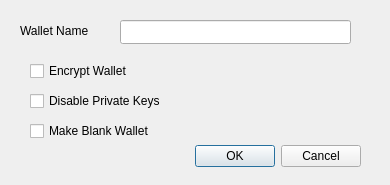
<?xml version="1.0" encoding="UTF-8"?>
<ui version="4.0">
 <class>CreateWalletDialog</class>
 <widget class="QDialog" name="CreateWalletDialog">
  <property name="geometry">
   <rect>
    <x>0</x>
    <y>0</y>
    <width>390</width>
    <height>185</height>
   </rect>
  </property>
  <property name="windowTitle">
   <string>Dialog</string>
  </property>
  <widget class="QDialogButtonBox" name="buttonBox">
   <property name="geometry">
    <rect>
     <x>20</x>
     <y>140</y>
     <width>341</width>
     <height>32</height>
    </rect>
   </property>
   <property name="orientation">
    <enum>Qt::Horizontal</enum>
   </property>
   <property name="standardButtons">
    <set>QDialogButtonBox::Cancel|QDialogButtonBox::Ok</set>
   </property>
  </widget>
  <widget class="QLineEdit" name="wallet_name_line_edit">
   <property name="geometry">
    <rect>
     <x>120</x>
     <y>20</y>
     <width>231</width>
     <height>24</height>
    </rect>
   </property>
  </widget>
  <widget class="QLabel" name="label">
   <property name="geometry">
    <rect>
     <x>20</x>
     <y>20</y>
     <width>101</width>
     <height>21</height>
    </rect>
   </property>
   <property name="text">
    <string>Wallet Name</string>
   </property>
  </widget>
  <widget class="QCheckBox" name="disable_privkeys_checkbox">
   <property name="geometry">
    <rect>
     <x>30</x>
     <y>90</y>
     <width>171</width>
     <height>22</height>
    </rect>
   </property>
   <property name="toolTip">
    <string>Disable private keys for this wallet. Wallets with private keys disabled will not have any private keys and cannot have a HD seed set or private keys imported. These wallets are ideal for watch only wallets.</string>
   </property>
   <property name="text">
    <string>Disable Private Keys</string>
   </property>
  </widget>
  <widget class="QCheckBox" name="blank_wallet_checkbox">
   <property name="geometry">
    <rect>
     <x>30</x>
     <y>120</y>
     <width>171</width>
     <height>22</height>
    </rect>
   </property>
   <property name="toolTip">
    <string>Make a blank wallet. Blank wallets do not initially have private keys or scripts. Private keys and addresses can be imported, or a HD seed set later.</string>
   </property>
   <property name="text">
    <string>Make Blank Wallet</string>
   </property>
  </widget>
  <widget class="QCheckBox" name="encrypt_wallet_checkbox">
   <property name="geometry">
    <rect>
     <x>30</x>
     <y>60</y>
     <width>171</width>
     <height>22</height>
    </rect>
   </property>
   <property name="toolTip">
    <string>Encrypt the wallet. The wallet will be encrypted with a password of your choice.</string>
   </property>
   <property name="text">
    <string>Encrypt Wallet</string>
   </property>
  </widget>
 </widget>
 <resources/>
 <connections>
  <connection>
   <sender>buttonBox</sender>
   <signal>accepted()</signal>
   <receiver>CreateWalletDialog</receiver>
   <slot>accept()</slot>
   <hints>
    <hint type="sourcelabel">
     <x>248</x>
     <y>254</y>
    </hint>
    <hint type="destinationlabel">
     <x>157</x>
     <y>274</y>
    </hint>
   </hints>
  </connection>
  <connection>
   <sender>buttonBox</sender>
   <signal>rejected()</signal>
   <receiver>CreateWalletDialog</receiver>
   <slot>reject()</slot>
   <hints>
    <hint type="sourcelabel">
     <x>316</x>
     <y>260</y>
    </hint>
    <hint type="destinationlabel">
     <x>286</x>
     <y>274</y>
    </hint>
   </hints>
  </connection>
 </connections>
</ui>
